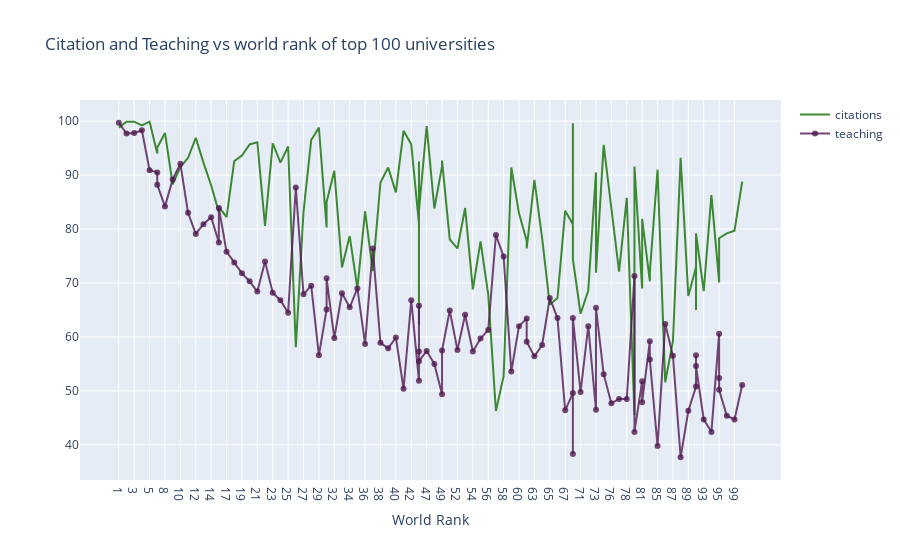

This figure's notebook cell:
### Code cell
df = timesData.iloc[:100,:]
trace1 = go.Scatter(
                    x = df.world_rank,
                    y = df.citations,
                    mode = "lines",
                    name = "citations",
                    marker = dict(color= "rgba(18, 112, 2, 0.8)"),
                    text =  df.university_name)

trace2 = go.Scatter(
    x = df.world_rank,
    y = df.teaching,
    mode = "lines+markers",
    name = "teaching",
    marker = dict(color= "rgba(80, 26, 80, 0.8)"),
    text = df.university_name)
data =  [trace1,trace2]
layout = dict(title = "Citation and Teaching vs world rank of top 100 universities",
              xaxis = dict(title="World Rank",ticklen=5,zeroline=False)
             )
fig = dict(data = data, layout=layout)
iplot(fig)

### Figure 1 — Plotly figure (JSON) as saved in the notebook; plotly's stock layout.template omitted (floating-point values rounded to 4 significant figures)
{"data": [{"marker": {"color": "rgba(18, 112, 2, 0.8)"}, "mode": "lines", "name": "citations", "text": ["Harvard University", "California Institute of Technology", "Massachusetts Institute of Technology", "Stanford University", "Princeton University", "University of Cambridge", "University of Oxford", "University of California, Berkeley", "Imperial College London", "Yale University", "University of California, Los Angeles", "University of Chicago", "Johns Hopkins University", "Cornell University", "ETH Zurich – Swiss Federal Institute of Technology Zurich", "University of Michigan", "University of Toronto", "Columbia University", "University of Pennsylvania", "Carnegie Mellon University", "University of Hong Kong", "University College London", "University of Washington", "Duke University", "Northwestern University", "University of Tokyo", "Georgia Institute of Technology", "Pohang University of Science and Technology", "University of California, Santa Barbara", "University of British Columbia", "University of North Carolina at Chapel Hill", "University of California, San Diego", "University of Illinois at Urbana-Champaign", "National University of Singapore", "McGill University", "University of Melbourne", "Peking University", "Washington University in St Louis", "École Polytechnique", "University of Edinburgh", "Hong Kong University of Science and Technology", "École Normale Supérieure", "Australian National University", "Karolinska Institute", "University of Göttingen", "University of Wisconsin", "Rice University", "École Polytechnique Fédérale de Lausanne", "University of California, Irvine", "University of Science and Technology of China", "Vanderbilt University", "University of Minnesota", "Tufts University", "University of California, Davis", "Brown University", "University of Massachusetts", "Kyoto University", "Tsinghua University", "Boston University", "New York University", "Emory University", "LMU Munich", "University of Notre Dame", "University of Pittsburgh", "Case Western Reserve University", "Ohio State University", "University of Colorado Boulder", "University of Bristol", "University of California, Santa Cruz", "Yeshiva University", "University of Sydney", "University of Virginia", "University of Adelaide", "University of Southern California", "William & Mary", "Trinity College Dublin", "King’s College London", "Stony Brook University", "Korea Advanced Institute of Science and Technology (KAIST)", "University of Sussex", "The University of Queensland", "University of York", "Heidelberg University", "University of Utah", "Durham University", "London School of Economics and Political Science", "University of Manchester", "Royal Holloway, University of London", "Lund University", "University of Southampton", "University of Zurich", "Wake Forest University", "McMaster University", "University College Dublin", "George Washington University", "University of Arizona", "University of Basel", "University of Maryland, College Park", "Dartmouth College", "École Normale Supérieure de Lyon"], "type": "scatter", "x": ["1", "2", "3", "4", "5", "6", "6", "8", "9", "10", "11", "12", "13", "14", "15", "15", "17", "18", "19", "20", "21", "22", "23", "24", "25", "26", "27", "28", "29", "30", "30", "32", "33", "34", "35", "36", "37", "38", "39", "40", "41", "42", "43", "43", "43", "43", "47", "48", "49", "49", "51", "52", "53", "54", "55", "56", "57", "58", "59", "60", "61", "61", "63", "64", "65", "66", "67", "68", "68", "68", "71", "72", "73", "73", "75", "76", "77", "78", "79", "79", "81", "81", "83", "83", "85", "86", "87", "88", "89", "90", "90", "90", "93", "94", "95", "95", "95", "98", "99", "100"], "y": [98.8, 99.9, 99.9, 99.2, 99.9, 94, 95.1, 97.8, 88.3, 91.5, 93.2, 96.9, 92.3, 88.1, 83.1, 84.1, 82.2, 92.6, 93.6, 95.7, 96.1, 80.6, 95.9, 92.3, 95.3, 58.1, 83.2, 96.5, 98.8, 80.3, 85, 90.8, 72.9, 78.7, 69, 83.3, 72.2, 88.6, 91.4, 86.8, 98.2, 95.7, 81, 62.3, 92.5, 83.4, 99.1, 83.8, 91.6, 92.7, 78.1, 76.4, 83.9, 68.8, 77.7, 67.9, 46.3, 52.7, 91.4, 82.9, 77.8, 76.4, 89.1, 78.3, 66, 67.2, 83.4, 80.9, 99.6, 74.4, 64.3, 68.6, 90.5, 71.9, 95.6, 84.4, 72.1, 85.8, 45.5, 91.6, 69, 81.9, 70.3, 72, 91, 51.6, 59.2, 93.2, 67.6, 72.9, 65, 79.2, 68.5, 86.3, 70.2, 70.1, 78.3, 79.2, 79.7, 88.8]}, {"marker": {"color": "rgba(80, 26, 80, 0.8)"}, "mode": "lines+markers", "name": "teaching", "text": ["Harvard University", "California Institute of Technology", "Massachusetts Institute of Technology", "Stanford University", "Princeton University", "University of Cambridge", "University of Oxford", "University of California, Berkeley", "Imperial College London", "Yale University", "University of California, Los Angeles", "University of Chicago", "Johns Hopkins University", "Cornell University", "ETH Zurich – Swiss Federal Institute of Technology Zurich", "University of Michigan", "University of Toronto", "Columbia University", "University of Pennsylvania", "Carnegie Mellon University", "University of Hong Kong", "University College London", "University of Washington", "Duke University", "Northwestern University", "University of Tokyo", "Georgia Institute of Technology", "Pohang University of Science and Technology", "University of California, Santa Barbara", "University of British Columbia", "University of North Carolina at Chapel Hill", "University of California, San Diego", "University of Illinois at Urbana-Champaign", "National University of Singapore", "McGill University", "University of Melbourne", "Peking University", "Washington University in St Louis", "École Polytechnique", "University of Edinburgh", "Hong Kong University of Science and Technology", "École Normale Supérieure", "Australian National University", "Karolinska Institute", "University of Göttingen", "University of Wisconsin", "Rice University", "École Polytechnique Fédérale de Lausanne", "University of California, Irvine", "University of Science and Technology of China", "Vanderbilt University", "University of Minnesota", "Tufts University", "University of California, Davis", "Brown University", "University of Massachusetts", "Kyoto University", "Tsinghua University", "Boston University", "New York University", "Emory University", "LMU Munich", "University of Notre Dame", "University of Pittsburgh", "Case Western Reserve University", "Ohio State University", "University of Colorado Boulder", "University of Bristol", "University of California, Santa Cruz", "Yeshiva University", "University of Sydney", "University of Virginia", "University of Adelaide", "University of Southern California", "William & Mary", "Trinity College Dublin", "King’s College London", "Stony Brook University", "Korea Advanced Institute of Science and Technology (KAIST)", "University of Sussex", "The University of Queensland", "University of York", "Heidelberg University", "University of Utah", "Durham University", "London School of Economics and Political Science", "University of Manchester", "Royal Holloway, University of London", "Lund University", "University of Southampton", "University of Zurich", "Wake Forest University", "McMaster University", "University College Dublin", "George Washington University", "University of Arizona", "University of Basel", "University of Maryland, College Park", "Dartmouth College", "École Normale Supérieure de Lyon"], "type": "scatter", "x": ["1", "2", "3", "4", "5", "6", "6", "8", "9", "10", "11", "12", "13", "14", "15", "15", "17", "18", "19", "20", "21", "22", "23", "24", "25", "26", "27", "28", "29", "30", "30", "32", "33", "34", "35", "36", "37", "38", "39", "40", "41", "42", "43", "43", "43", "43", "47", "48", "49", "49", "51", "52", "53", "54", "55", "56", "57", "58", "59", "60", "61", "61", "63", "64", "65", "66", "67", "68", "68", "68", "71", "72", "73", "73", "75", "76", "77", "78", "79", "79", "81", "81", "83", "83", "85", "86", "87", "88", "89", "90", "90", "90", "93", "94", "95", "95", "95", "98", "99", "100"], "y": [99.7, 97.7, 97.8, 98.3, 90.9, 90.5, 88.2, 84.2, 89.2, 92.1, 83, 79.1, 80.9, 82.2, 77.5, 83.9, 75.8, 73.8, 71.8, 70.3, 68.4, 74, 68.2, 66.8, 64.5, 87.7, 67.9, 69.5, 56.6, 65.1, 70.9, 59.8, 68.1, 65.5, 69, 58.7, 76.4, 58.9, 57.9, 59.9, 50.4, 66.8, 51.9, 65.8, 57.3, 55.5, 57.4, 55, 49.4, 57.5, 64.9, 57.6, 64.1, 57.3, 59.7, 61.3, 78.9, 74.9, 53.6, 62, 63.4, 59.1, 56.4, 58.5, 67.2, 63.5, 46.4, 49.6, 38.3, 63.5, 49.8, 62, 46.5, 65.4, 53.1, 47.7, 48.5, 48.5, 71.3, 42.4, 51.8, 47.9, 59.2, 55.8, 39.8, 62.4, 56.5, 37.7, 46.3, 50.8, 56.6, 54.6, 44.7, 42.4, 60.6, 52.4, 50.2, 45.4, 44.7, 51.1]}], "layout": {"title": {"text": "Citation and Teaching vs world rank of top 100 universities"}, "xaxis": {"ticklen": 5, "title": {"text": "World Rank"}, "zeroline": false}}}
